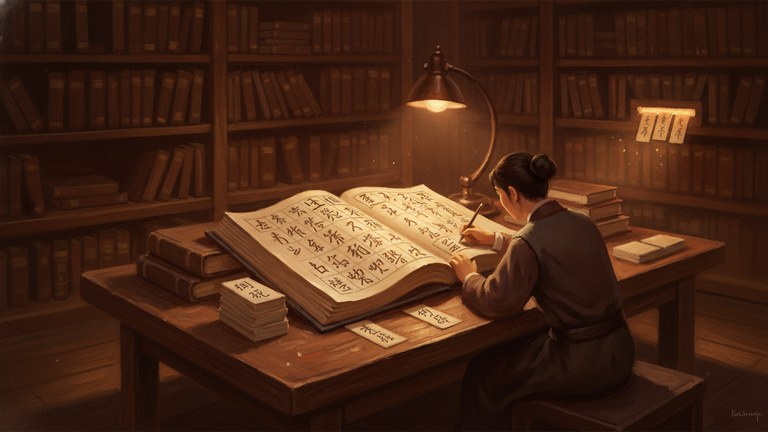
#> input picture juego-filosofia/tools/experimentos/x-china.jpg, 768 x 432 px
$ python -i montaje-v10.py   (imports and definitions only)
#> lines starting #> are read from the running program, lines starting #| are printed output that depends on the picture
"""Vídeo promocional v10 (vertical 1080x1920, ~75 s): ritmo de tráiler.
Arranca con cortes rápidos por los mundos y destellos, «¿Te atreves a pensar?», un mosaico con más de
doscientos retratos, y luego lo nuevo del juego a pantalla completa: debates, orbes que se alcanzan
saltando, la estrella fugaz, Diógenes en su tinaja, duelos de ideas, la caverna, Sísifo y el juego en
línea. Cierra con Sócrates, frases que invitan a jugar y la tarjeta final.
Uso: python3 montaje-v10.py <tomas v10 (f/)> <tomas antiguas (f/)> <voz> <música.mp3> <logo.png> <carpeta de retratos (img/)> <escenas de cine> <salida.mp4>"""
import glob, json, math, os, random, subprocess, sys
from PIL import Image, ImageDraw, ImageFont, ImageFilter, ImageEnhance

# [1 line that did not run here, left out]
W, H, FPS = 1080, 1920, 30
# [1 line that did not run here, left out]
F_BLACK = '/usr/share/fonts/opentype/inter/Inter-Black.otf'
F_BOLD = '/usr/share/fonts/opentype/inter/Inter-Bold.otf'
F_SERIF = '/usr/share/fonts/truetype/crosextra/Caladea-Regular.ttf'
F_SERIF_B = '/usr/share/fonts/truetype/crosextra/Caladea-Bold.ttf'
GOLD = (255, 205, 105); CREAM = (250, 242, 225); DARK = (10, 8, 6)
# [2 lines not run here, left out]


def seq(root, name, take=None, start=0):
    d = os.path.join(root, name); fs = sorted(os.listdir(d))[start:]; fs = fs[:take] if take else fs
    return [os.path.join(d, f) for f in fs]


def load(p, zoom=1.0, cx=0.5, cy=0.5):
#> called with p = '../../tools/experimentos/x-china.jpg', zoom = 1, cx = 0.5, cy = 0.5
    im = Image.open(p).convert('RGB') if isinstance(p, str) else p
#> im is the input picture: PIL image 768x432 RGB; mean R, G, B 72.1, 39.3, 22.6
    if im.size != (W, H): im = im.resize((W, H), Image.BILINEAR)
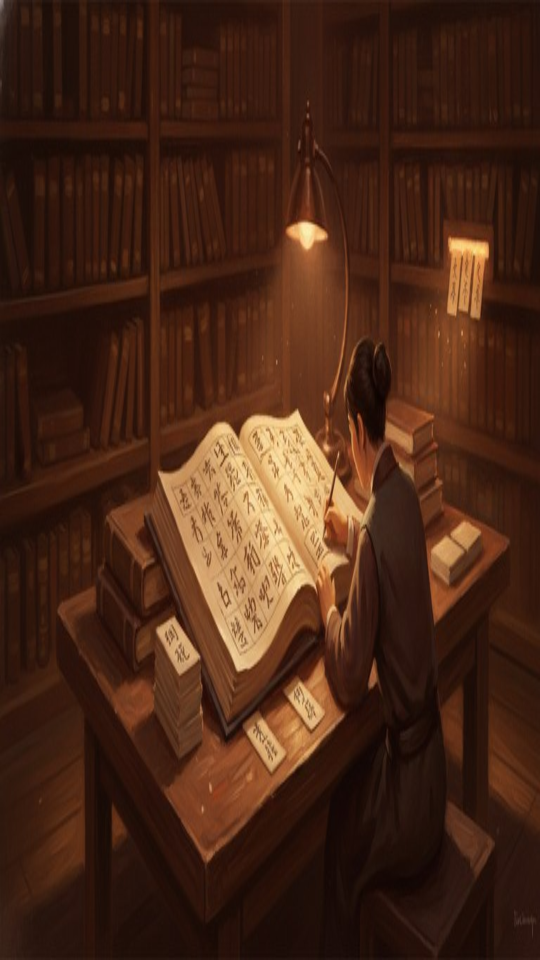
#> im: PIL image 1080x1920 RGB (shown at 1/2 size); mean R, G, B 72.1, 39.3, 22.6
    if zoom != 1.0:
        w, h = int(W / zoom), int(H / zoom); x = int((W - w) * cx); y = int((H - h) * cy)
        im = im.crop((x, y, x + w, y + h)).resize((W, H), Image.BILINEAR)
    return im


def fade(layer, a):
    if a >= 1: return layer
    b = layer.copy(); b.putalpha(b.getchannel('A').point(lambda v: int(v * max(0, a)))); return b


# [46 lines left out: functions wrap, caption, center_text, scale_layer, not called in this run]


# ---------------------------------------------------------------- segmentos: listas de fotogramas ya compuestos (generadores)
SEGS = []   # (generador de imágenes, n fotogramas, voz o None, sonidos [(segundo relativo, tipo)])


# [97 lines left out: functions seg_footage, seg_hook, cine_frames, seg_atreves, seg_title, seg_mosaic and 1 more, not called in this run]


# 4 · cierre con Sócrates y frases
FRASES = ['El juego en línea de sabiduría para estos tiempos', '10 minutos al día', '…y vas a pensar distinto']
CORTES = [0.42, 0.7, 1.0]


# [26 lines left out: functions seg_cierre, seg_end, not called in this run]


# ---------------------------------------------------------------- guion
# [14 lines not run here, left out]

# ---------------------------------------------------------------- vídeo: fundidos cortos entre segmentos
XF = 7
# [1 line that did not run here, left out]
# [2 lines that did not run here, left out]
t = 0; VO = []; FX = []; tail = []
# [13 lines not run here, left out]
SFX = {'hit': 'sine=f=55:d=0.9,volume=3,afade=t=out:st=0.05:d=0.85[a];anoisesrc=d=0.25:c=pink:a=0.5,lowpass=f=900,afade=t=out:d=0.25[b];[a][b]amix=inputs=2',
       'boom': 'sine=f=42:d=1.6,volume=4,afade=t=out:st=0.1:d=1.5[a];anoisesrc=d=0.5:c=brown:a=0.7,lowpass=f=400,afade=t=out:d=0.5[b];[a][b]amix=inputs=2',
       'whoosh': 'anoisesrc=d=0.7:c=pink:a=0.6,bandpass=f=1800:w=1600,afade=t=in:d=0.45,afade=t=out:st=0.45:d=0.25'}
# [2 lines not run here, left out]
# [1 line that did not run here, left out]
# [9 lines not run here, left out]
# [2 lines that did not run here, left out]
# [2 lines not run here, left out]

>>> result = load('../../tools/experimentos/x-china.jpg')

$ run again, on juego-filosofia/tools/experimentos/x-mariposa.jpg
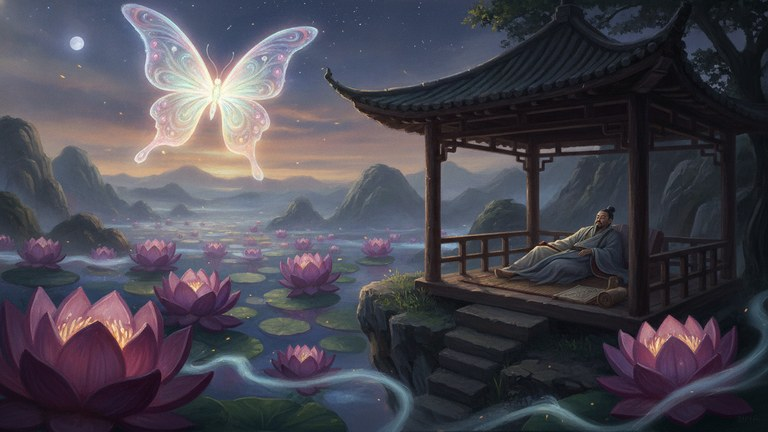
#> input picture juego-filosofia/tools/experimentos/x-mariposa.jpg, 768 x 432 px
#> in load, im is the input picture: PIL image 768x432 RGB; mean R, G, B 73.2, 70.5, 80.4
#> in load, `if im.size != (W, H): im = im.resize((W, H), Image.BILINEAR)`:
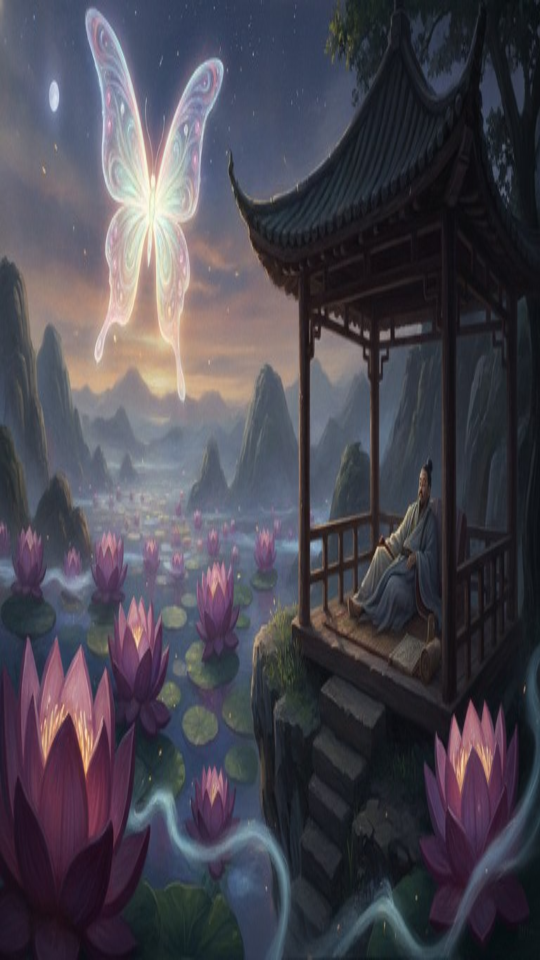
#> im: PIL image 1080x1920 RGB (shown at 1/2 size); mean R, G, B 73.2, 70.5, 80.4

$ run again, on juego-filosofia/tools/experimentos/x-rio.jpg
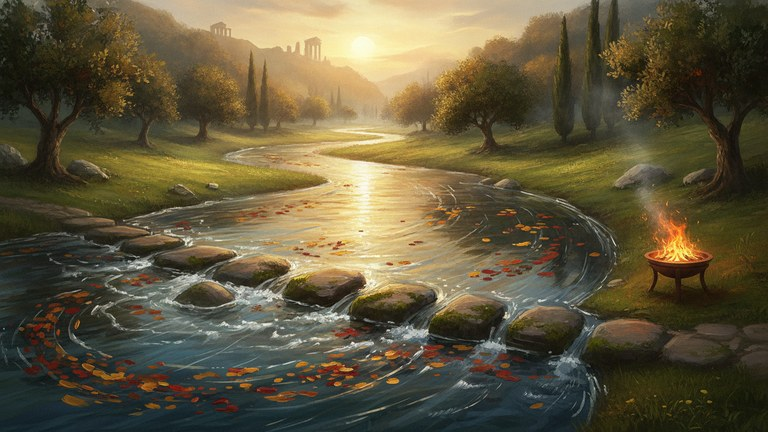
#> input picture juego-filosofia/tools/experimentos/x-rio.jpg, 768 x 432 px
#> in load, im is the input picture: PIL image 768x432 RGB; mean R, G, B 96.5, 87.5, 61.3
#> in load, `if im.size != (W, H): im = im.resize((W, H), Image.BILINEAR)`:
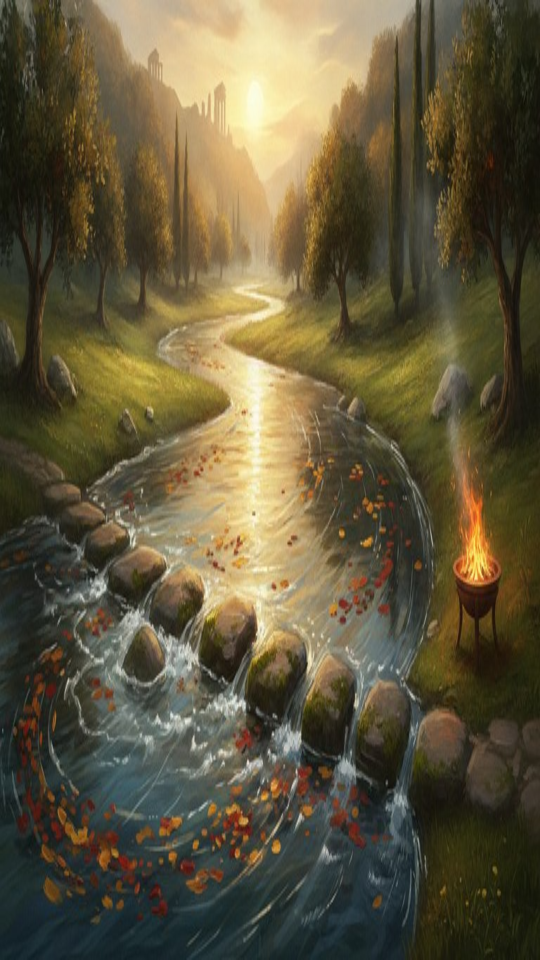
#> im: PIL image 1080x1920 RGB (shown at 1/2 size); mean R, G, B 96.5, 87.5, 61.3
